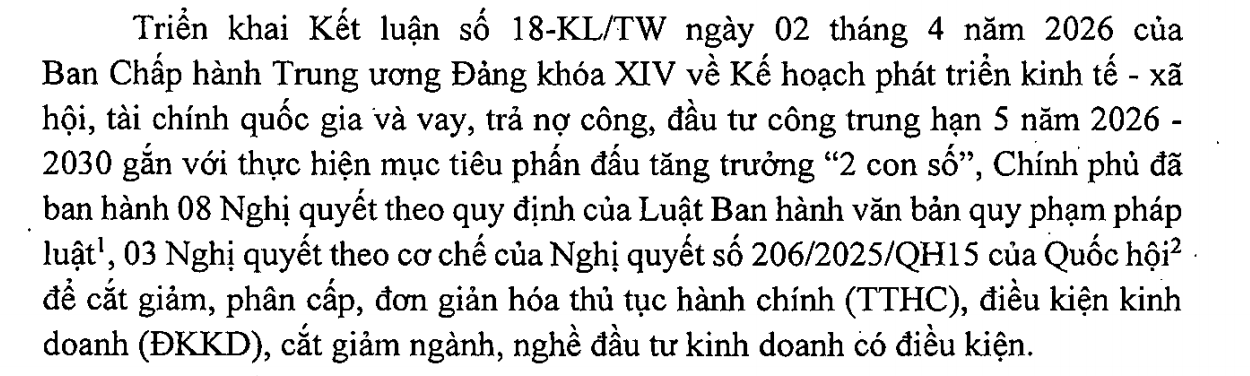
#> input picture assets/image.png, 1250 x 376 px
$ python -i deskew.py   (imports and definitions only)
#> lines starting #> are read from the running program, lines starting #| are printed output that depends on the picture; after the words box and inside, x2 and y2 are one past the last pixel; in counts of white or black regions, pixels touching at a corner belong together
#> further down, picture is the input picture: shape (376, 1250); min 0, max 255, mean 221.1
"""Skew estimation & correction (Design §1.2).

Small skew is common in administrative scans and, uncorrected, it costs CER.
Angle is estimated by the projection-variance method: rotate a binarised copy
across a range of angles and pick the angle whose horizontal projection profile
has maximum variance (text rows line up → peaky profile → high variance).  The
grayscale image is then rotated by that angle — binarisation is used only to
*measure* the angle, never to feed the recogniser (§1.1).
"""

from __future__ import annotations

from typing import Tuple

try:
    import cv2
    import numpy as np
except ImportError as _e:  # pragma: no cover
    raise ImportError("vnocr.preprocess needs numpy + opencv-python.") from _e

__all__ = ["estimate_skew", "deskew"]


def _projection_variance(binary: "np.ndarray", angle: float) -> float:
    h, w = binary.shape
    m = cv2.getRotationMatrix2D((w / 2, h / 2), angle, 1.0)
    rot = cv2.warpAffine(binary, m, (w, h), flags=cv2.INTER_NEAREST,
                         borderMode=cv2.BORDER_CONSTANT, borderValue=0)
    proj = rot.sum(axis=1, dtype="float64")
    return float(np.var(proj))


def estimate_skew(gray: "np.ndarray", limit: float = 15.0,
                  step: float = 0.5) -> float:
    """Return the skew angle in degrees within ``±limit`` (coarse→fine)."""
#> called with limit = 15, step = 0.5
    binary = cv2.threshold(gray, 0, 1, cv2.THRESH_BINARY_INV + cv2.THRESH_OTSU)[1]
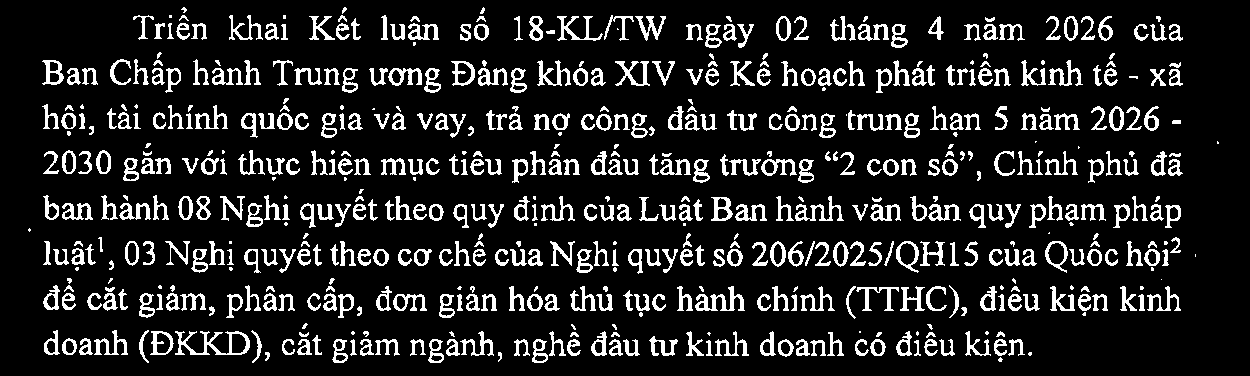
#> binary: shape (376, 1250); values 0 (black) and 1 (white), 13.8% white; 585 white regions (86 under 20 px), largest, box (x1, y1, x2, y2) and area: (175, 331, 250, 355) 644, (695, 286, 745, 311) 493, (795, 196, 844, 221) 394
    # coarse sweep
    angles = np.arange(-limit, limit + step, step)
    scores = [(_projection_variance(binary, a), a) for a in angles]
#> in _projection_variance, `proj = rot.sum(axis=1, dtype="float64")`: proj = 376 values, max 219 at index 152, min 71 at index 3, mean 146.2
#> in _projection_variance (call 35), `m = cv2.getRotationMatrix2D((w / 2, h / 2), angle, 1.0)`: m = [[0.999, 0.0349, -6.18], [-0.0349, 0.999, 21.93]]
#> in _projection_variance (call 35), `rot = cv2.warpAffine(binary, m, (w, h), flags=cv2.INTER_NEAREST, borde..`:
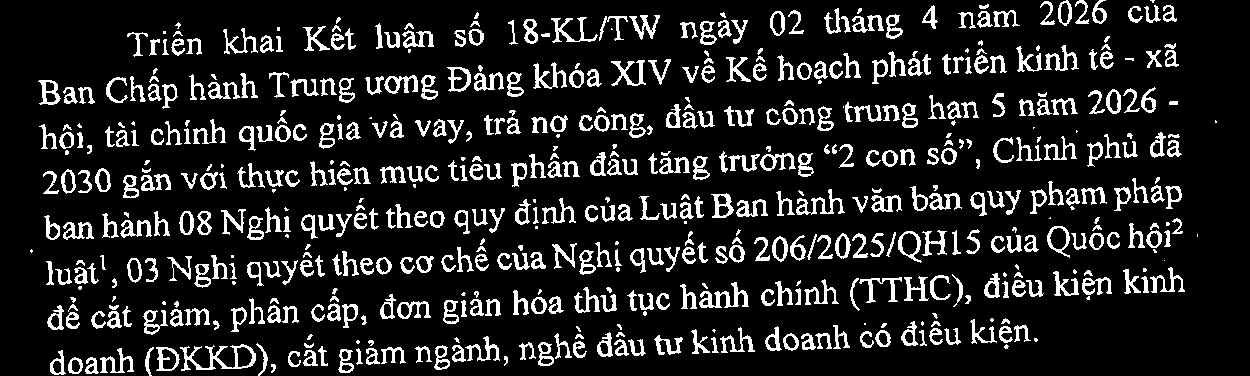
#> rot: shape (376, 1250); values 0 (black) and 1 (white), 13.8% white; 583 white regions (85 under 20 px), largest, box (x1, y1, x2, y2) and area: (180, 344, 256, 371) 645, (699, 282, 749, 308) 493, (796, 189, 845, 215) 393
#> in _projection_variance (call 35), `proj = rot.sum(axis=1, dtype="float64")`: proj = 376 values, max 290 at index 347, min 5 at index 375, mean 171.9
#> in _projection_variance (call 36), `m = cv2.getRotationMatrix2D((w / 2, h / 2), angle, 1.0)`: m = [[0.999, 0.0436, -7.61], [-0.0436, 0.999, 27.44]]
#> in _projection_variance (call 36), `rot = cv2.warpAffine(binary, m, (w, h), flags=cv2.INTER_NEAREST, borde..`:
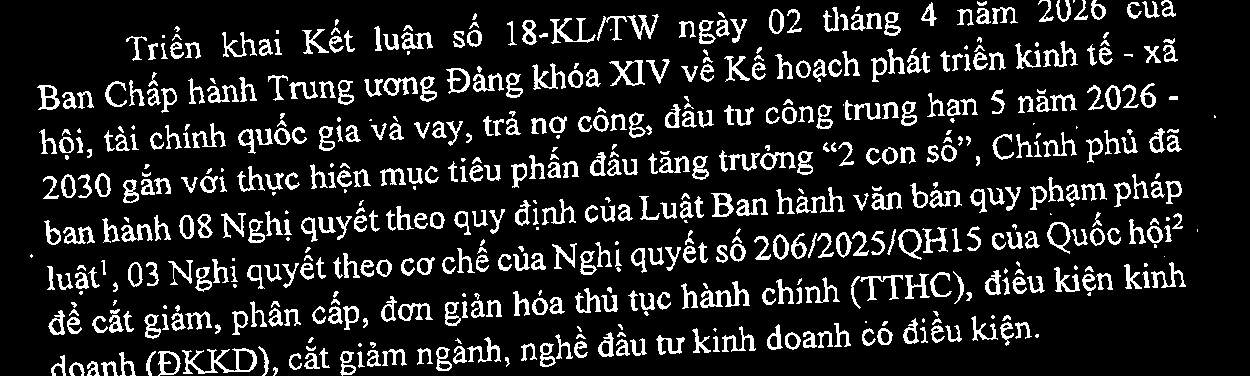
#> rot: shape (376, 1250); values 0 (black) and 1 (white), 13.7% white; 582 white regions (85 under 20 px), largest, box (x1, y1, x2, y2) and area: (182, 348, 257, 374) 643, (700, 281, 750, 308) 493, (796, 187, 845, 214) 394
#> in _projection_variance (call 36), `proj = rot.sum(axis=1, dtype="float64")`: proj = 376 values, max 258 at index 229, min 30 at index 0, mean 171.3
#> in _projection_variance (call 37), `m = cv2.getRotationMatrix2D((w / 2, h / 2), angle, 1.0)`: m = [[0.999, 0.0523, -8.98], [-0.0523, 0.999, 32.97]]
#> in _projection_variance (call 37), `rot = cv2.warpAffine(binary, m, (w, h), flags=cv2.INTER_NEAREST, borde..`:
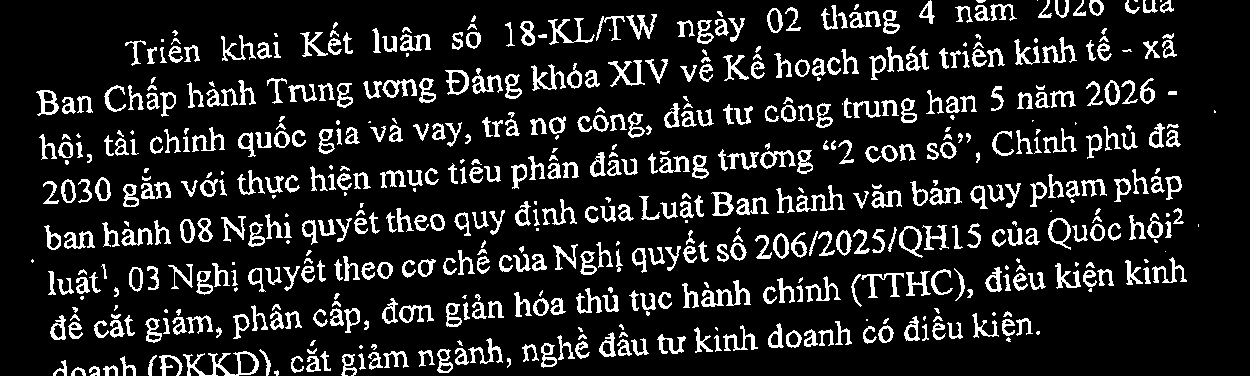
#> rot: shape (376, 1250); values 0 (black) and 1 (white), 13.6% white; 584 white regions (88 under 20 px), largest, box (x1, y1, x2, y2) and area: (183, 351, 259, 376) 603, (701, 280, 751, 307) 496, (796, 185, 845, 212) 394
#> in _projection_variance (call 37), `proj = rot.sum(axis=1, dtype="float64")`: proj = 376 values, max 281 at index 233, min 42 at index 3, mean 170.1
#> in _projection_variance (call 38), `m = cv2.getRotationMatrix2D((w / 2, h / 2), angle, 1.0)`: m = [[0.998, 0.061, -10.31], [-0.061, 0.998, 38.51]]
#> in _projection_variance (call 38), `rot = cv2.warpAffine(binary, m, (w, h), flags=cv2.INTER_NEAREST, borde..`:
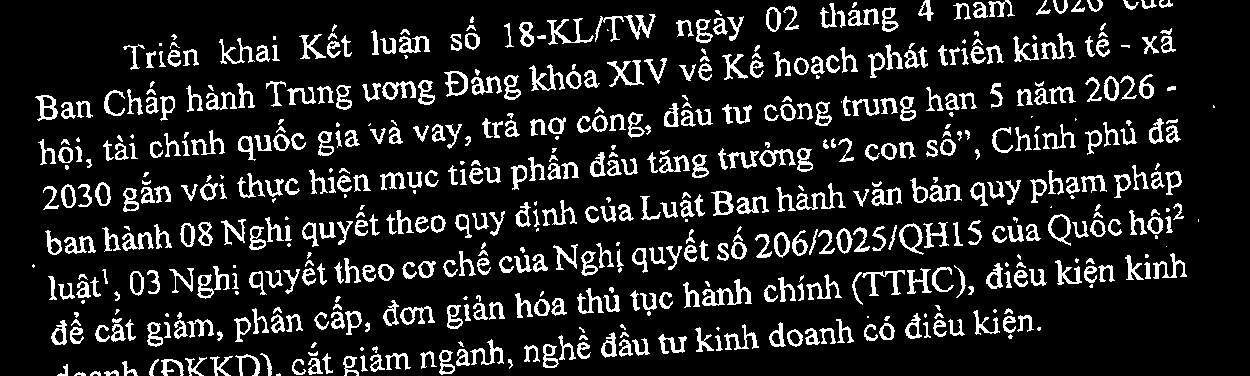
#> rot: shape (376, 1250); values 0 (black) and 1 (white), 13.5% white; 584 white regions (87 under 20 px), largest, box (x1, y1, x2, y2) and area: (702, 279, 752, 306) 494, (796, 183, 846, 210) 394, (547, 18, 594, 45) 358
#> in _projection_variance (call 38), `proj = rot.sum(axis=1, dtype="float64")`: proj = 376 values, max 278 at index 272, min 41 at index 0, mean 168.6
#> in _projection_variance (call 39), `m = cv2.getRotationMatrix2D((w / 2, h / 2), angle, 1.0)`: m = [[0.998, 0.0698, -11.59], [-0.0698, 0.998, 44.06]]
#> in _projection_variance (call 39), `rot = cv2.warpAffine(binary, m, (w, h), flags=cv2.INTER_NEAREST, borde..`:
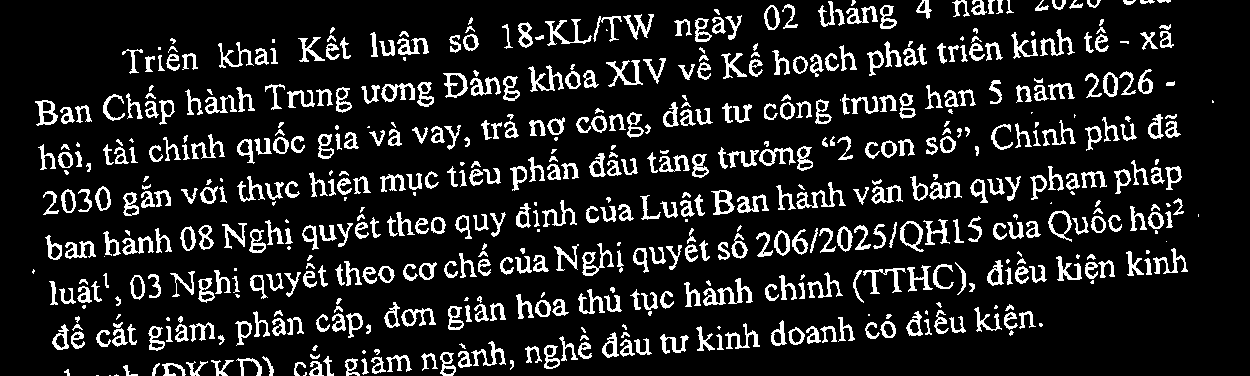
#> rot: shape (376, 1250); values 0 (black) and 1 (white), 13.4% white; 584 white regions (88 under 20 px), largest, box (x1, y1, x2, y2) and area: (703, 278, 753, 306) 492, (796, 182, 846, 209) 397, (545, 19, 592, 46) 359
#> in _projection_variance (call 39), `proj = rot.sum(axis=1, dtype="float64")`: proj = 376 values, max 265 at index 231, min 65 at index 4, mean 167
#> in _projection_variance (call 40), `m = cv2.getRotationMatrix2D((w / 2, h / 2), angle, 1.0)`: m = [[0.997, 0.0785, -12.82], [-0.0785, 0.997, 49.62]]
#> in _projection_variance (call 40), `rot = cv2.warpAffine(binary, m, (w, h), flags=cv2.INTER_NEAREST, borde..`:
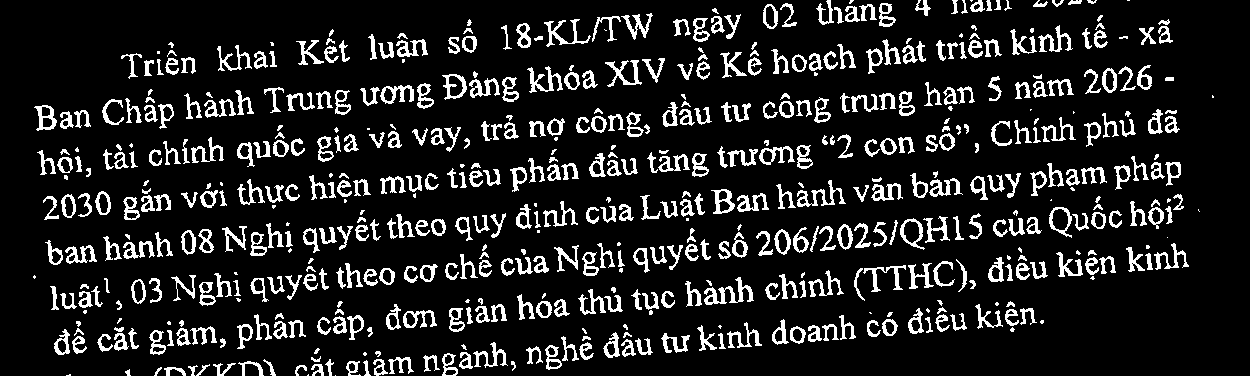
#> rot: shape (376, 1250); values 0 (black) and 1 (white), 13.2% white; 584 white regions (89 under 20 px), largest, box (x1, y1, x2, y2) and area: (704, 277, 754, 305) 493, (797, 180, 846, 207) 395, (544, 19, 591, 47) 356
#> in _projection_variance (call 40), `proj = rot.sum(axis=1, dtype="float64")`: proj = 376 values, max 240 at index 197, min 49 at index 14, mean 165.5
#> scores = 61 pairs, first value 1087.2 to 32487.5, second value -15 to 15
    _, best = max(scores)
#> best = 0
    # fine sweep around the coarse best
    fine = np.arange(best - step, best + step, step / 5)
    scores = [(_projection_variance(binary, a), a) for a in fine]
#> scores = [(20225, -0.5), (21705.4, -0.4), (23445.3, -0.3), (25534, -0.2), (28492, -0.1), (32487.5, -1.11e-16), (31675.1, 0.1), (28859.2, 0.2), (25659.4, 0.3), (23274, 0.4)]
    _, best = max(scores)
#> best = -1.11e-16
    return float(best)


def deskew(gray: "np.ndarray", angle: float = None) -> Tuple["np.ndarray", float]:
    """Rotate ``gray`` to remove skew.  Returns ``(deskewed, angle_used)``."""
    if angle is None:
        angle = estimate_skew(gray)
#> angle = -1.11e-16
    if abs(angle) < 1e-2:
        return gray, 0.0
    h, w = gray.shape[:2]
    m = cv2.getRotationMatrix2D((w / 2, h / 2), angle, 1.0)
    rotated = cv2.warpAffine(gray, m, (w, h), flags=cv2.INTER_CUBIC,
                             borderMode=cv2.BORDER_REPLICATE)
    return rotated, float(angle)

>>> import cv2
>>> picture = cv2.imread('../../assets/image.png', cv2.IMREAD_GRAYSCALE)
>>> result = deskew(picture)
